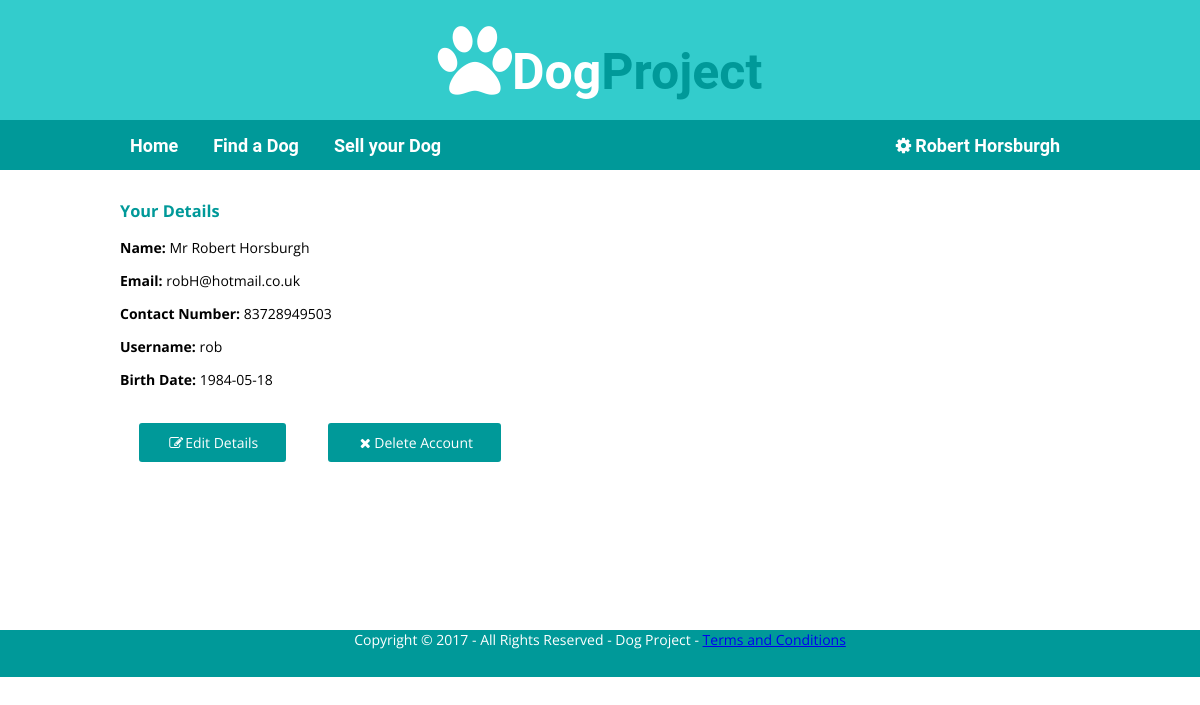
Screenshot of /mpa-dogProject/yourDetails.php (signed in) with the database file from the repository.
### tables this page shows
CREATE TABLE IF NOT EXISTS `project_users` (
`userID` smallint(6) NOT NULL,
  `title` varchar(7) NOT NULL,
  `first_name` varchar(45) NOT NULL,
  `surname` varchar(45) NOT NULL,
  `email` varchar(130) NOT NULL,
  `contact_num` varchar(11) NOT NULL,
  `username` varchar(100) NOT NULL,
  `password` varchar(60) NOT NULL,
  `birthdate` varchar(45) NOT NULL,
  `countyID` tinyint(3) NOT NULL,
  `created_at` date NOT NULL
);

### Includes/userInformation.php (called while the page is built, shortened)
<?php
require_once("../Classes/Database_conn.php");
if(isset($_SESSION['userLogged']) && $_SESSION['userLogged'] == true){
	$userLoggedIn = "SELECT userID, username, first_name, surname FROM project_users WHERE userID = ?";
	$stmt = mysqli_prepare($conn, $userLoggedIn);
	mysqli_stmt_bind_param($stmt, "s", $_SESSION['userID']);
	mysqli_stmt_execute($stmt);
	$result = mysqli_stmt_get_result($stmt);
if($userInformation = mysqli_fetch_assoc($result)){
	}else{
		$userInformation = null;
		unset($_SESSION['userID']);
		$_SESSION['userLogged'] = false;
	}
}
?>

### mpa-dogProject/yourDetails.php (the view, shortened to what this page needs)
<?php
	require_once("../Includes/header.php");
?>
<main id="content">
	<div class="wrapper">
	    <h3>Your Details</h3>
        <?php
		 	include '../Classes/Database_conn.php';
			$myID = $_SESSION['userID'];
			$userDetail = "SELECT userID, title, first_name, surname, email, contact_num, username, password, birthdate, countyID, created_at FROM project_users WHERE userID='$myID'";
			$queryresult = mysqli_query($conn, $userDetail)
			or die(mysqli_error($conn));
			while ($row = mysqli_fetch_assoc($queryresult)) {
				$title = $row['title'];
				$first_name = $row['first_name'];
				$surname = $row['surname'];
				$email = $row['email'];
				$contact_num = $row['contact_num'];
				$username = $row['username'];
				$birthdate = $row['birthdate'];
			    echo "<p><strong>Name:</strong> $title $first_name $surname</p>
				    <p><strong>Email:</strong> $email</p>
				    <p><strong>Contact Number:</strong> $contact_num</p>
				    <p><strong>Username:</strong> $username</p>
				    <p><strong>Birth Date:</strong> $birthdate</p>
				    <a href='editInformation.php' class='buttons'><i class='fa fa-edit fa-fw'></i>Edit Details</a>
				    <a href='deleteAccount.php' class='buttons'><i class='fa  fa-close fa-fw'></i>Delete Account</a>";
			}
		 ?>
	</div>
</main>
<?php
    require_once("../Includes/footer.php");
?>

### Includes/header.php (shortened to what this page needs)
<?php
    include 'userInformation.php';
?>
<html>
<head>
    <link href="http://maxcdn.bootstrapcdn.com/font-awesome/4.5.0/css/font-awesome.min.css" rel="stylesheet">
    <link rel="stylesheet" type="text/css" href="../Style/style.css"/>
</head>
<body>
<header id="main-header">
    <div id="header-content">
        <div class="wrapper">
            <div id="header-logo">
                <a href="index.php" class="logo"><i class="fa fa-paw""></i><span class="dog">Dog</span><span class="project">Project</span></a>
            </div>
        </div>
    </div>
    <div id="header-navigation">
        <div class="wrapper">
            <nav class="left-nav">
                <ul>
                    <li><a href="index.php">Home</a></li>
                    <li><a href="findADog.php">Find a Dog</a></li>
                    <li><a href="addAdvert.php">Sell your Dog</a></li>
                </ul>
            </nav>
            <nav class="right-nav">
                 <?php if(!is_null($userInformation)): ?>
                    <ul>
                        <li class="dropdown">
                            <a href="" class="dropbtn"><i class="fa fa-cog fa-fw"></i><?php echo $userInformation['first_name'] . ' ' . $userInformation['surname'];?></a>
                <?php endif; ?>
                        </li>
                    </ul>
            </nav>
        </div>
    </div>
</header>

### Style/style.css (style rules this page uses)
body { font-family: 'Open Sans', Helvetica, sans-serif; font-size: 14px; margin: 0; }
.wrapper { width: 100%; max-width: 960px; margin: 0 auto; }
#main-header { overflow: hidden; background: #33cccc; }
#header-content { overflow: hidden; margin: 20px 0; }
#header-logo { float: left; font-size: 80px; width: 100%; text-align: center; }
#header-logo a.logo { color: white; text-decoration: none; display: block; line-height: 1; }
#header-navigation { overflow: hidden; background: #009999; font-family: 'Roboto', Helvetica, sans-serif; width: 100%; height: 50px; }
#header-navigation .left-nav { margin-left: -40px; float: left; font-size: 18px; font-weight: bold; margin-top: 0.5%; }
#header-navigation .right-nav { float: right; font-size: 18px; font-weight: bold; margin-top: 0.5%; }
#header-navigation ul { list-style: none; margin: 0; overflow: hidden; z-index: 9999; }
#header-navigation li { float: left; list-style: none; z-index: 9999; }
#header-navigation ul li { float: left; margin: 10px; margin-left: 0; }
#header-navigation ul li + li { margin-left: 5px; }
#header-navigation ul li a { color: white; text-decoration: none; padding: 10px; }
#content { margin: 30px 0; min-height: 400px; display: block; }
li { list-style: none; display:inline; }
.dog { color: white; font-family: 'Roboto', Helvetica, sans-serif; font-weight: bold; font-size: 50px; }
.project { color: #009999; font-family: 'Roboto', Helvetica, sans-serif; font-weight: bold; font-size: 50px; }
h3 { color:#009999; }
.buttons { background-color: #009999; color: white; padding: 10px 28px; text-align: center; text-decoration: none; display: inline-block; font-size: 14px; cursor: pointer; border-radius: 3px; margin: 2%; }

### rows the page displays
project_users: first_name "Robert", surname "Horsburgh", title "Mr", email "robH@hotmail.co.uk", contact_num "83728949503", username "rob", birthdate "1984-05-18"
